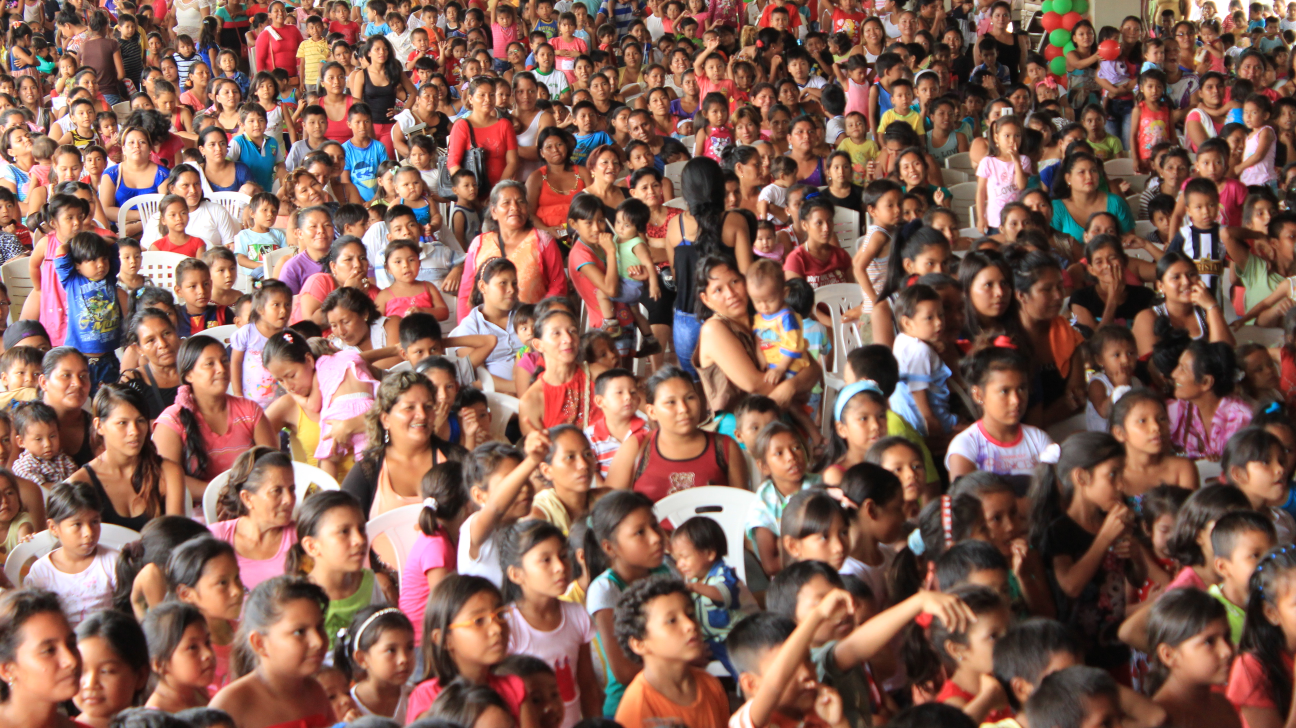
#> input picture Gente.jpg, 2592 x 1456 px (shown at 1/2 size)
$ jupyter execute 10_HOG_HAAR.ipynb
#> lines starting #> are read from the running program, lines starting #| are printed output that depends on the picture; after the words box and inside, x2 and y2 are one past the last pixel; in counts of white or black regions, pixels touching at a corner belong together
Alejandro Carrillo Gómez
Práctica 10: HOG y HAAR

HAAR (AdaBoosted Classification Haar-like Features) es un método de detección de características utilizado en visión por computadora para detectar objetos en imágenes. El método HAAR utiliza una serie de características de "Haar-like" para detectar patrones y formas específicas en una imagen. Estas características son pequeñas regiones de una imagen que se suman o restan entre sí para formar una medida de la presencia o ausencia de un patrón específico. Luego, se utiliza un clasificador para determinar si el patrón está presente en la imagen.

[cell 1]
import cv2
import matplotlib.pyplot as plt

# Carga la imagen
imagen = cv2.imread('Gente.jpg')
#> imagen is the input picture: shape (1456, 2592, 3); mean B, G, R 86.5, 98.6, 135.1
#imagen = cv2.resize(imagen, (0,0), fx=0.5, fy=0.5)

# Carga el clasificador HAAR para detectar rostros
clasificador = cv2.CascadeClassifier('haarcascade_frontalface_alt2.xml')

# Detecta rostros en la imagen
rostros = clasificador.detectMultiScale(imagen)
#> rostros = 110 rows, first 6: [1331, 10, 26, 26], [889, 15, 27, 27], [1072, 4, 31, 31], [830, 69, 31, 31], [294, 76, 29, 29], [904, 91, 29, 29]

# Dibuja un rectángulo alrededor de cada rostro detectado
for (x, y, ancho, alto) in rostros:
    cv2.rectangle(imagen, (x, y), (x + ancho, y + alto), (0, 255, 0), 2)
#> this loop made 110 passes
#> (x, y, ancho, alto) on passes 1 to 12: (1331, 10, 26, 26), (889, 15, 27, 27), (1072, 4, 31, 31), (830, 69, 31, 31), (294, 76, 29, 29), (904, 91, 29, 29), (438, 109, 34, 34), (668, 11, 32, 32), (993, 24, 32, 32), (1543, 26, 35, 35), (116, 121, 32, 32), (815, 294, 42, 42)
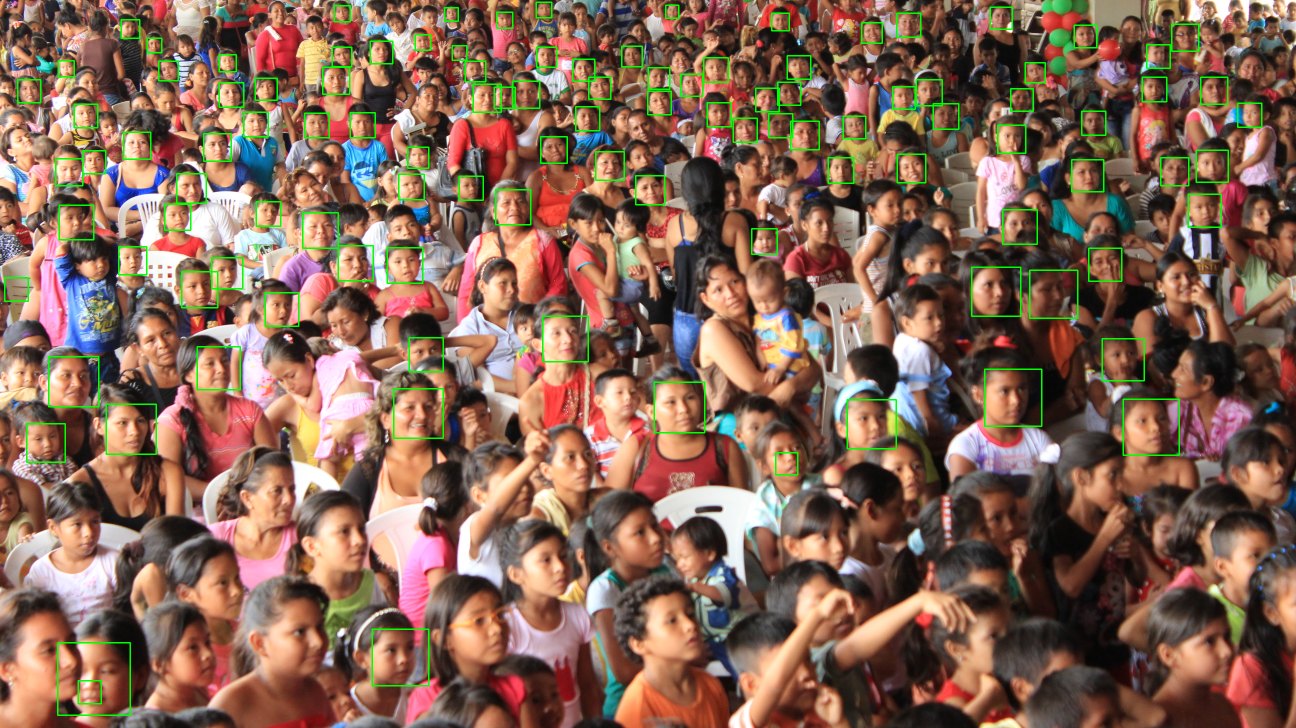
#> imagen: shape (1456, 2592, 3) (shown at 1/2 size); 1.94% of pixels changed, all inside (x1, y1, x2, y2) = (8, 3, 2525, 1432)

# Muestra la imagen con los rostros detectados con plt
plt.imshow(imagen[:,:,::-1])
plt.show()

HOG (Histogram of Oriented Gradients) es otro método de detección de características utilizado en visión por computadora para detectar objetos en imágenes. El método HOG utiliza un histograma de gradientes orientados para describir la forma y la orientación de las características en una imagen. Los gradientes orientados son medidas de cambio en el brillo de una imagen en una dirección específica. Al calcular el histograma de estos gradientes orientados en una imagen, se puede obtener una descripción robusta de las características de la imagen que se puede utilizar para detectar objetos.

[cell 2]
import cv2

# Carga la imagen
imagen = cv2.imread('Gente.jpg')

# Inicializa el descriptor HOG
descriptor_hog = cv2.HOGDescriptor()

# Carga el archivo de pesos del clasificador HOG
descriptor_hog.setSVMDetector(cv2.HOGDescriptor_getDefaultPeopleDetector())

# Detecta personas en la imagen
(rects, weights) = descriptor_hog.detectMultiScale(imagen, winStride=(4, 4), padding=(8, 8), scale=1.05)
#> rects = 34 rows, first 6: [502, 27, 68, 136], [884, 393, 68, 136], [1589, 535, 65, 130], [1041, 191, 79, 157], [2245, 592, 72, 144], [2414, 1249, 68, 136]; weights = 34 values, max 1.07 at index 4, min 0.0459 at index 17, mean 0.448

# Dibuja un rectángulo alrededor de cada persona detectada
for (x, y, ancho, alto) in rects:
    cv2.rectangle(imagen, (x, y), (x + ancho, y + alto), (0, 255, 0), 2)
#> this loop made 34 passes
#> (x, y, ancho, alto) on passes 1 to 12: (502, 27, 68, 136), (884, 393, 68, 136), (1589, 535, 65, 130), (1041, 191, 79, 157), (2245, 592, 72, 144), (2414, 1249, 68, 136), (721, 42, 76, 151), (1240, 570, 80, 159), (883, 197, 86, 172), (363, 380, 83, 165), (1433, 841, 80, 159), (436, 236, 88, 176)
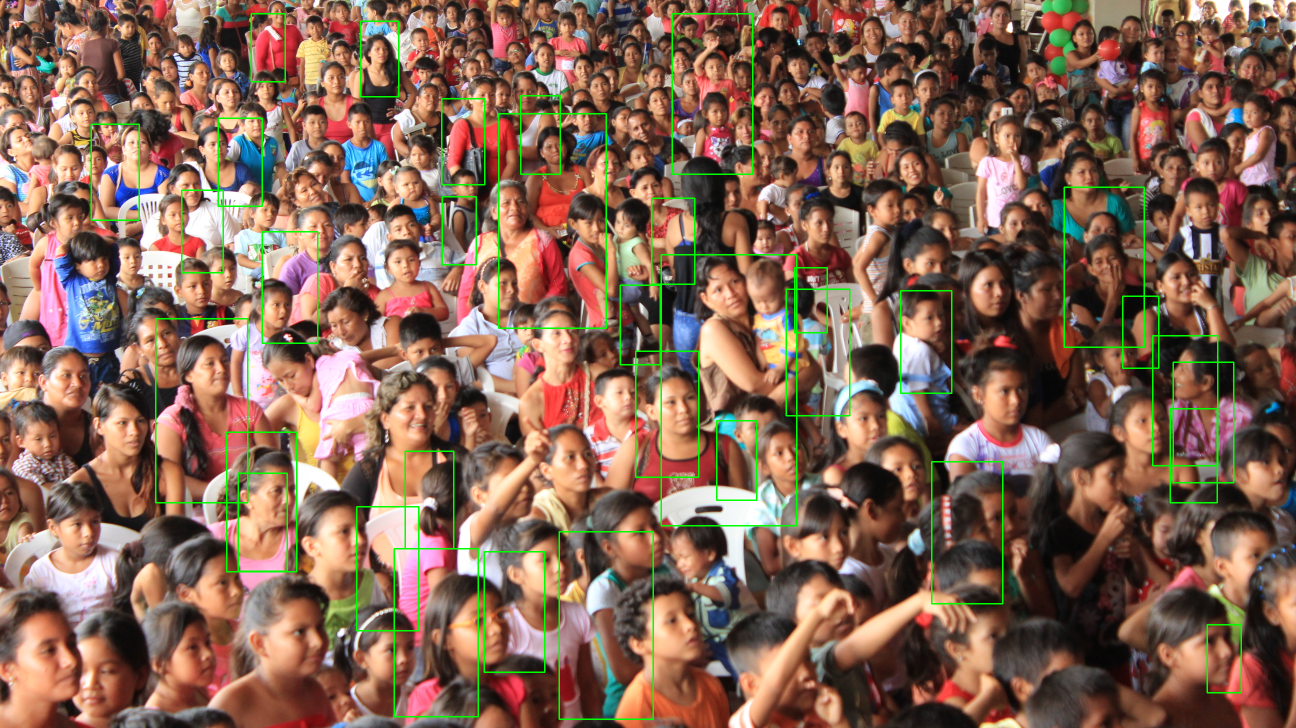
#> imagen: shape (1456, 2592, 3) (shown at 1/2 size); 1.86% of pixels changed, all inside (x1, y1, x2, y2) = (181, 26, 2484, 1440)

# Muestra la imagen con las personas detectadas con plt
plt.imshow(imagen[:,:,::-1])
plt.show()
